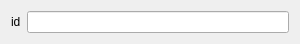
<?xml version="1.0" encoding="UTF-8"?>
<ui version="4.0">
 <class>CEosCommandWidgetNotificationClose</class>
 <widget class="QWidget" name="CEosCommandWidgetNotificationClose">
  <property name="geometry">
   <rect>
    <x>0</x>
    <y>0</y>
    <width>300</width>
    <height>38</height>
   </rect>
  </property>
  <property name="windowTitle">
   <string>Form</string>
  </property>
  <layout class="QGridLayout" name="gridLayout">
   <item row="0" column="0">
    <widget class="QLabel" name="label_2">
     <property name="text">
      <string>id</string>
     </property>
    </widget>
   </item>
   <item row="0" column="1">
    <widget class="QLineEdit" name="pLineEdit"/>
   </item>
  </layout>
 </widget>
 <resources/>
 <connections/>
</ui>
